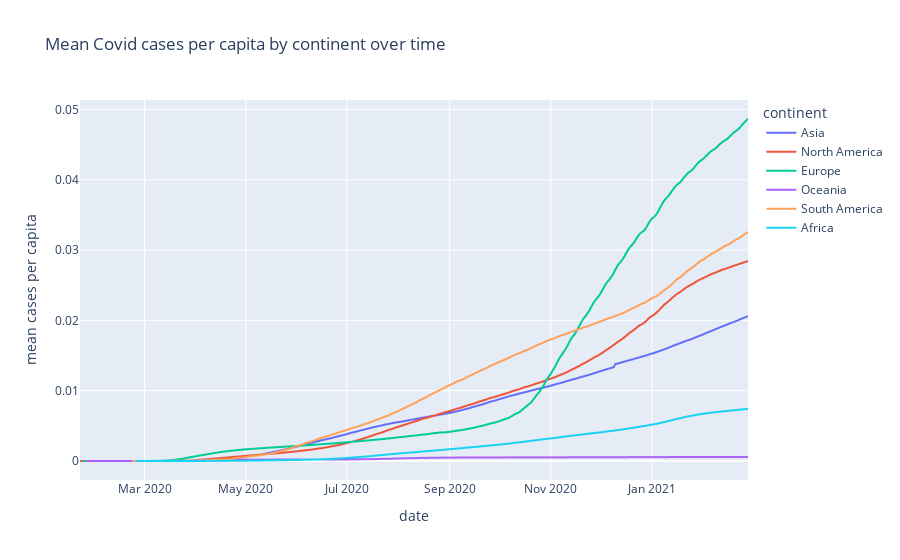

The cell this chart's notebook holds for it:
### Markdown cell above
# Visualisation 1: Cases over time

### Code cell
sql_command1 = '''
SELECT
    cv.date,
    cv.entity,
    cv.cases_per_capita,
    cy.continent
FROM
    Covid cv
    JOIN Country cy
    ON cv.entity = cy.entity
'''

viz1 = pd.read_sql(sql_command1, con).dropna(subset='cases_per_capita')
viz1 = viz1.groupby(['date', 'continent']).mean().reset_index()
fig = px.line(viz1, x='date', y='cases_per_capita', color='continent',
              labels={'cases_per_capita': 'mean cases per capita'},
              title='Mean Covid cases per capita by continent over time')
fig.show()
fig.write_html('../figures/viz1.html')

### Figure 1 — Plotly figure (JSON) as saved in the notebook; plotly's stock layout.template omitted (floating-point values rounded to 4 significant figures; data arrays with more than 128 entries replaced by an {"elided": "..."} marker saying what was removed)
{"data": [{"hovertemplate": "continent=Asia<br>date=%{x}<br>mean cases per capita=%{y}<extra></extra>", "legendgroup": "Asia", "line": {"color": "#636efa", "dash": "solid"}, "marker": {"symbol": "circle"}, "mode": "lines", "name": "Asia", "showlegend": true, "type": "scattergl", "x": {"elided": "404 str values"}, "xaxis": "x", "y": {"elided": "404 float values"}, "yaxis": "y"}, {"hovertemplate": "continent=North America<br>date=%{x}<br>mean cases per capita=%{y}<extra></extra>", "legendgroup": "North America", "line": {"color": "#EF553B", "dash": "solid"}, "marker": {"symbol": "circle"}, "mode": "lines", "name": "North America", "showlegend": true, "type": "scattergl", "x": {"elided": "404 str values"}, "xaxis": "x", "y": {"elided": "404 float values"}, "yaxis": "y"}, {"hovertemplate": "continent=Europe<br>date=%{x}<br>mean cases per capita=%{y}<extra></extra>", "legendgroup": "Europe", "line": {"color": "#00cc96", "dash": "solid"}, "marker": {"symbol": "circle"}, "mode": "lines", "name": "Europe", "showlegend": true, "type": "scattergl", "x": {"elided": "402 str values"}, "xaxis": "x", "y": {"elided": "402 float values"}, "yaxis": "y"}, {"hovertemplate": "continent=Oceania<br>date=%{x}<br>mean cases per capita=%{y}<extra></extra>", "legendgroup": "Oceania", "line": {"color": "#ab63fa", "dash": "solid"}, "marker": {"symbol": "circle"}, "mode": "lines", "name": "Oceania", "showlegend": true, "type": "scattergl", "x": {"elided": "400 str values"}, "xaxis": "x", "y": {"elided": "400 float values"}, "yaxis": "y"}, {"hovertemplate": "continent=South America<br>date=%{x}<br>mean cases per capita=%{y}<extra></extra>", "legendgroup": "South America", "line": {"color": "#FFA15A", "dash": "solid"}, "marker": {"symbol": "circle"}, "mode": "lines", "name": "South America", "showlegend": true, "type": "scattergl", "x": {"elided": "372 str values"}, "xaxis": "x", "y": {"elided": "372 float values"}, "yaxis": "y"}, {"hovertemplate": "continent=Africa<br>date=%{x}<br>mean cases per capita=%{y}<extra></extra>", "legendgroup": "Africa", "line": {"color": "#19d3f3", "dash": "solid"}, "marker": {"symbol": "circle"}, "mode": "lines", "name": "Africa", "showlegend": true, "type": "scattergl", "x": {"elided": "370 str values"}, "xaxis": "x", "y": {"elided": "370 float values"}, "yaxis": "y"}], "layout": {"legend": {"title": {"text": "continent"}, "tracegroupgap": 0}, "title": {"text": "Mean Covid cases per capita by continent over time"}, "xaxis": {"anchor": "y", "domain": [0, 1], "title": {"text": "date"}}, "yaxis": {"anchor": "x", "domain": [0, 1], "title": {"text": "mean cases per capita"}}}}
